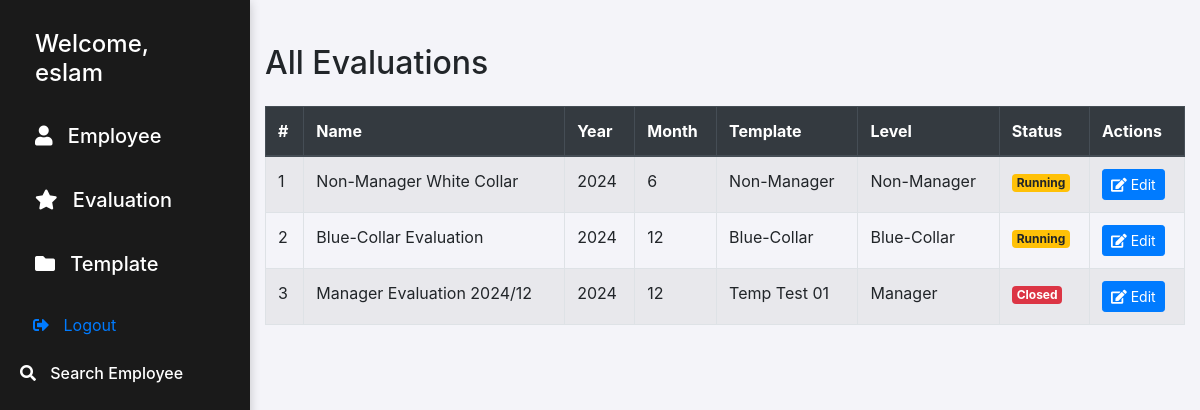
Page /evaluations/ (signed in) on the earlier database version.
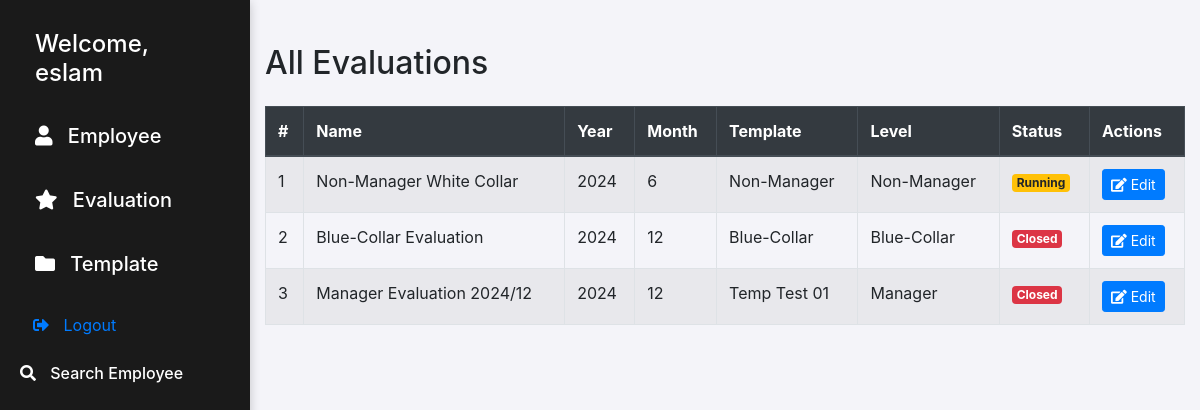
Same page on the later database version.
### pms/models.py (models this page shows, shortened)
class Evaluation(models.Model):
    status_choices = [
        ('running', 'Running'),
        ('Completed', 'Completed'),
        ('closed', 'Closed')
    ]
    name = models.CharField(max_length=100)
    year = models.PositiveSmallIntegerField()
    month = models.PositiveIntegerField()
    template = models.ForeignKey(Template, on_delete=models.CASCADE)
    level = models.ForeignKey(Level, on_delete=models.CASCADE)
    status = models.CharField(max_length=10, choices=status_choices, default='running')
    evaluator = models.ForeignKey(User, on_delete=models.CASCADE)

class Template(models.Model):
    name = models.CharField(max_length=100)
    weight = models.PositiveSmallIntegerField()
    level = models.ForeignKey(Level, on_delete=models.CASCADE)

class Level(models.Model):
    name  = models.CharField(max_length=50)

### pms/views.py (the view)
# urls.py: path('evaluations/', EvaluationListVieww.as_view(), name='list_evaluation'),
class EvaluationListVieww(ListView):
    model = Evaluation
    template_name = 'pms/list_evalautions.html'
    context_object_name = 'evaluations'

### templates/pms/list_evalautions.html (shortened to what this page needs)
{% extends 'pms/base.html' %}
{% block body %}
{% if user.is_staff %}
<div class="container my-4">
    <h2 class="mb-4">All Evaluations</h2>
    <div class="table-responsive">
        <table class="table table-striped table-hover table-bordered">
            <thead class="thead-dark">
                <tr>
                    <th>#</th>
                    <th>Name</th>
                    <th>Year</th>
                    <th>Month</th>
                    <th>Template</th>
                    <th>Level</th>
                    <th>Status</th>
                    <th>Actions</th>
                </tr>
            </thead>
            <tbody>
                {% for evaluation in evaluations %}
                <tr>
                    <td>{{ forloop.counter }}</td>
                    <td>{{ evaluation.name }}</td>
                    <td>{{ evaluation.year }}</td>
                    <td>{{ evaluation.month }}</td>
                    <td>{{ evaluation.template.name }}</td>
                    <td>{{ evaluation.level.name }}</td>
                    <td>
                        {% if evaluation.status == 'running' %}
                            <span class="badge badge-warning">{{ evaluation.status|capfirst }}</span>
                        {% elif evaluation.status == 'closed' %}
                            <span class="badge badge-danger">{{ evaluation.status|capfirst }}</span>
                        {% elif evaluation.status == 'Completed' %}
                            <span class="badge badge-success">{{ evaluation.status|capfirst }}</span>
                        {% endif %}
                    </td>
                    <td>
                        <a href="{% url 'edit_evaluation' evaluation.pk %}" class="btn btn-sm btn-primary">
                            <i class="fas fa-edit"></i> Edit
                        </a>
                    </td>
                </tr>
                {% empty %}
                <tr>
                    <td colspan="8" class="text-center">No evaluations available.</td>
                </tr>
                {% endfor %}
            </tbody>
        </table>
    </div>
</div>
{% endif %}
{% endblock %}

Differences in the rows shown:
changed Evaluation "Blue-Collar Evaluation": status "Running" → "Closed"
